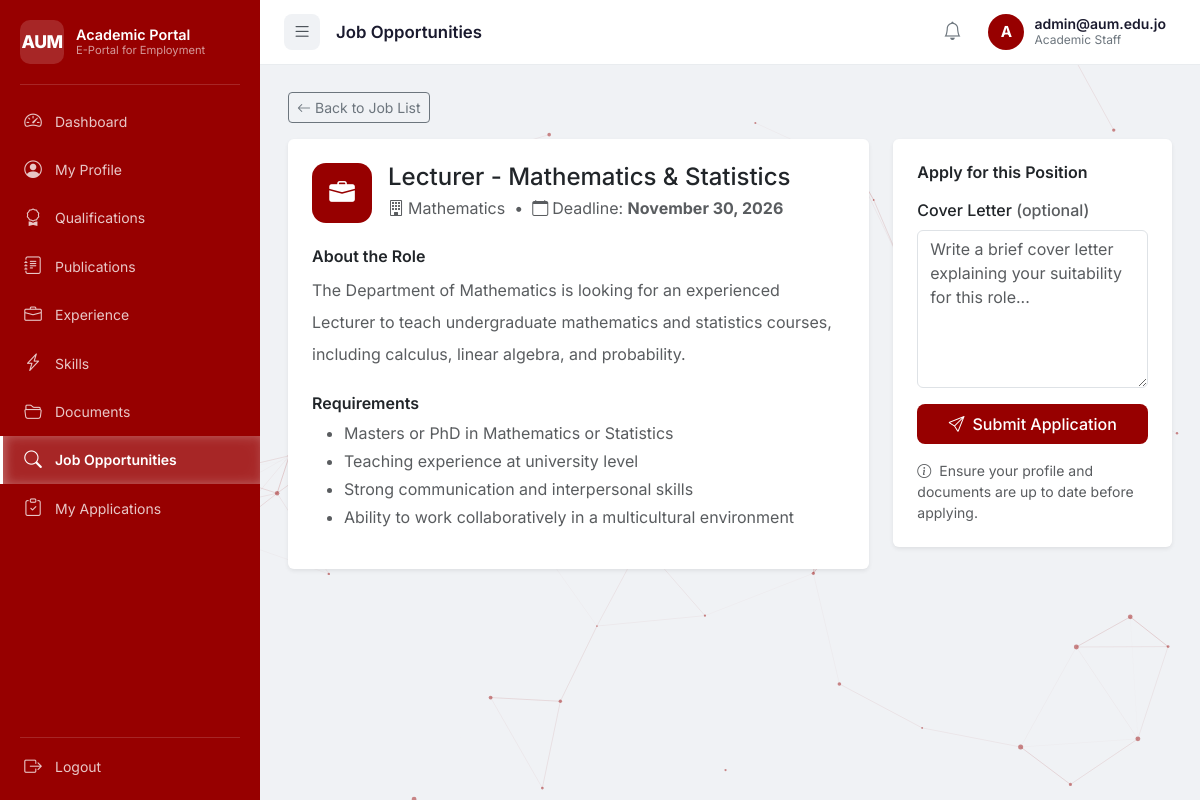
The page /staff/jobs.php?id=2 (signed in) on the database its author committed.
### tables this page shows
CREATE TABLE IF NOT EXISTS users (
    id          INT AUTO_INCREMENT PRIMARY KEY,
    email       VARCHAR(255) NOT NULL UNIQUE,
    password    VARCHAR(255) NOT NULL,
    role        ENUM('staff','admin') NOT NULL DEFAULT 'staff',
    is_active   TINYINT(1) NOT NULL DEFAULT 1,
    created_at  TIMESTAMP DEFAULT CURRENT_TIMESTAMP,
    updated_at  TIMESTAMP DEFAULT CURRENT_TIMESTAMP ON UPDATE CURRENT_TIMESTAMP
);

CREATE TABLE IF NOT EXISTS jobs (
    id           INT AUTO_INCREMENT PRIMARY KEY,
    title        VARCHAR(200) NOT NULL,
    department   VARCHAR(100) DEFAULT NULL,
    description  TEXT,
    requirements TEXT,
    deadline     DATE DEFAULT NULL,
    status       ENUM('active','closed') NOT NULL DEFAULT 'active',
    created_at   TIMESTAMP DEFAULT CURRENT_TIMESTAMP,
    updated_at   TIMESTAMP DEFAULT CURRENT_TIMESTAMP ON UPDATE CURRENT_TIMESTAMP
);

### includes/auth.php (called while the page is built, shortened)
<?php
function e(string $s): string {
    return htmlspecialchars($s, ENT_QUOTES | ENT_SUBSTITUTE, 'UTF-8');
}

### staff/jobs.php (the view, shortened to what this page needs)
<?php
require_once '../config/db.php';
require_once '../includes/auth.php';
$pageTitle = 'Job Opportunities';
$userId    = getCurrentUserId();
$selectedJob = null;
if (!empty($_GET['id'])) {
    $jid  = (int)$_GET['id'];
    $stmt = $pdo->prepare("SELECT j.*,
                                   (SELECT id FROM applications WHERE user_id=? AND job_id=j.id) AS applied_id
                            FROM jobs j WHERE j.id=?");
    $stmt->execute([$userId, $jid]);
    $selectedJob = $stmt->fetch();
}
?>
<!DOCTYPE html>
<html lang="en">
<?php include '../includes/head.php'; ?>
<body>
<div class="wrapper">
    <?php include '../includes/sidebar.php'; ?>
    <div class="main-content" id="mainContent">
        <?php include '../includes/navbar.php'; ?>
        <div class="content-area">
            <?php if ($selectedJob): ?>
            <div class="mb-3">
                <a href="jobs.php" class="btn btn-outline-secondary btn-sm">
                    <i class="bi bi-arrow-left me-1"></i>Back to Job List
                </a>
            </div>
            <div class="row g-4">
                <div class="col-lg-8">
                    <div class="card border-0 shadow-sm">
                        <div class="card-body p-4">
                            <div class="d-flex align-items-start gap-3 mb-4">
                                <div class="job-detail-icon">
                                    <i class="bi bi-briefcase-fill"></i>
                                </div>
                                <div>
                                    <h4 class="mb-1"><?= e($selectedJob['title']) ?></h4>
                                    <p class="text-muted mb-0">
                                        <i class="bi bi-building me-1"></i><?= e($selectedJob['department'] ?? 'AUM') ?>
                                        <?php if ($selectedJob['deadline']): ?>
                                        &nbsp;&bull;&nbsp;
                                        <i class="bi bi-calendar me-1"></i>Deadline: <strong><?= date('F j, Y', strtotime($selectedJob['deadline'])) ?></strong>
                                        <?php endif; ?>
                                    </p>
                                </div>
                            </div>
                            <h6 class="fw-semibold mb-2">About the Role</h6>
                            <p class="text-muted lh-lg"><?= nl2br(e($selectedJob['description'] ?? '')) ?></p>
                            <?php if (!empty($selectedJob['requirements'])): ?>
                            <h6 class="fw-semibold mb-2 mt-4">Requirements</h6>
                            <ul class="text-muted">
                                <?php foreach (explode("\n", $selectedJob['requirements']) as $req):
                                    $req = trim($req);
                                    if ($req): ?>
                                <li class="mb-1"><?= e($req) ?></li>
                                <?php endif; endforeach; ?>
                            </ul>
                            <?php endif; ?>
                        </div>
                    </div>
                </div>
                <div class="col-lg-4">
                    <div class="card border-0 shadow-sm sticky-top" style="top:80px">
                        <div class="card-body p-4">
                            <?php if ($selectedJob['applied_id']): ?>
                            <div class="text-center py-3">
                                <div class="mb-3" style="font-size:3rem;color:#057a55">
                                    <i class="bi bi-check-circle-fill"></i>
                                </div>
                                <h6>Application Submitted</h6>
                                <p class="text-muted small">You have already applied to this position.</p>
                                <a href="applications.php" class="btn btn-outline-primary btn-sm">
                                    Track Application
                                </a>
                            </div>
                            <?php else: ?>
                            <h6 class="fw-semibold mb-3">Apply for this Position</h6>
                            <form method="POST">
                                <div class="mb-3">
                                    <label class="form-label fw-medium">Cover Letter <span class="text-muted">(optional)</span></label>
                                    <textarea class="form-control" name="cover_letter" rows="6"
                                              placeholder="Write a brief cover letter explaining your suitability for this role..."></textarea>
                                </div>
                                <button type="submit" class="btn btn-primary btn-portal w-100">
                                    <i class="bi bi-send me-2"></i>Submit Application
                                </button>
                            </form>
                            <p class="text-muted small mt-3 mb-0">
                                <i class="bi bi-info-circle me-1"></i>
                                Ensure your profile and documents are up to date before applying.
                            </p>
                            <?php endif; ?>
                        </div>
                    </div>
                </div>
            </div>
            <?php endif;  ?>
        </div>
    </div>
</div>
</body>
</html>

### includes/navbar.php (shortened to what this page needs)
<?php
$_navUserId = getCurrentUserId();
$_navProfile = null;
if (isset($pdo)) {
    $_stmt = $pdo->prepare('SELECT sp.first_name, sp.last_name, sp.department, u.email
                             FROM users u
                             LEFT JOIN staff_profiles sp ON sp.user_id = u.id
                             WHERE u.id = ?');
    $_stmt->execute([$_navUserId]);
    $_navProfile = $_stmt->fetch();
}
$_displayName = trim(($_navProfile['first_name'] ?? '') . ' ' . ($_navProfile['last_name'] ?? ''));
if (empty(trim($_displayName))) $_displayName = $_navProfile['email'] ?? 'Staff Member';
$_deptLabel   = $_navProfile['department'] ?? 'Academic Staff';
$_avatarLetter = strtoupper(substr($_displayName, 0, 1)) ?: 'S';
?>
<nav class="top-navbar" id="topNavbar">
    <div class="navbar-left">
        <button class="sidebar-toggle-btn" id="sidebarToggle" type="button" aria-label="Toggle sidebar">
            <i class="bi bi-list"></i>
        </button>
        <h5 class="page-title mb-0"><?= isset($pageTitle) ? e($pageTitle) : 'Dashboard' ?></h5>
    </div>
    <div class="navbar-right">
        <button class="navbar-icon-btn" type="button" title="Notifications">
            <i class="bi bi-bell"></i>
        </button>
        <div class="dropdown">
            <button class="user-dropdown-btn dropdown-toggle" type="button"
                    data-bs-toggle="dropdown" aria-expanded="false">
                <div class="user-avatar"><?= e($_avatarLetter) ?></div>
                <div class="user-meta d-none d-md-flex">
                    <span class="user-name"><?= e($_displayName) ?></span>
                    <small class="user-dept"><?= e($_deptLabel) ?></small>
                </div>
            </button>
        </div>
    </div>
</nav>

### assets/css/style.css (style rules this page uses)
:root { --primary: #970000; --primary-dark: #6b0000; --primary-light: #c20000; --primary-faint: rgba(151,0,0,.08); --sidebar-w: 260px; --navbar-h: 64px; --radius: 12px; --shadow: 0 2px 12px rgba(0,0,0,.08); --shadow-md: 0 4px 20px rgba(0,0,0,.12); --transition: all .25s ease; --font: 'Inter', system-ui, sans-serif; }
*, *::before, *::after { box-sizing: border-box; }
body { font-family: var(--font); background: #f0f2f5; color: #1a1a2e; overflow-x: hidden; }
a { color: var(--primary); text-decoration: none; }
.btn-primary, .bg-primary { background-color: var(--primary) !important; border-color: var(--primary) !important; }
.btn-portal { background: var(--primary); color: #fff; border: none; border-radius: 8px; font-weight: 500; padding: .5rem 1.25rem; transition: var(--transition); }
.wrapper { display: flex; min-height: 100vh; }
.main-content { margin-left: var(--sidebar-w); flex: 1; min-height: 100vh; display: flex; flex-direction: column; transition: margin-left .3s ease; }
.top-navbar { display: flex; align-items: center; justify-content: space-between; background: #fff; height: var(--navbar-h); padding: 0 24px; position: sticky; top: 0; z-index: 999; box-shadow: 0 1px 0 #e9ecef; }
.navbar-left { display: flex; align-items: center; gap: 16px; }
.navbar-right { display: flex; align-items: center; gap: 8px; }
.page-title { font-size: 1.05rem; font-weight: 600; color: #1a1a2e; }
.sidebar-toggle-btn { width: 36px; height: 36px; border: none; background: #f0f2f5; border-radius: 8px; color: #495057; font-size: 1.2rem; display: flex; align-items: center; justify-content: center; cursor: pointer; transition: var(--transition); }
.navbar-icon-btn { width: 36px; height: 36px; border: none; background: transparent; border-radius: 8px; color: #6c757d; font-size: 1.15rem; display: flex; align-items: center; justify-content: center; cursor: pointer; transition: var(--transition); }
.user-dropdown-btn { display: flex; align-items: center; gap: 10px; border: none; background: transparent; padding: 6px 10px; border-radius: 10px; cursor: pointer; transition: var(--transition); }
.user-dropdown-btn::after { display: none; }
.user-avatar { width: 36px; height: 36px; border-radius: 50%; background: var(--primary); color: #fff; font-weight: 700; font-size: .95rem; display: flex; align-items: center; justify-content: center; flex-shrink: 0; }
.user-meta { display: flex; flex-direction: column; align-items: flex-start; line-height: 1.2; }
.user-name { font-weight: 600; font-size: .875rem; color: #1a1a2e; }
.user-dept { font-size: .75rem; color: #6c757d; }
.content-area { padding: 28px; flex: 1; }
.job-detail-icon { width: 60px; height: 60px; background: var(--primary); border-radius: 14px; display: flex; align-items: center; justify-content: center; font-size: 1.6rem; color: #fff; flex-shrink: 0; }
.scroll-hidden { opacity: 0; transform: translateY(32px); transition: opacity .55s cubic-bezier(.34,1.2,.64,1), transform .55s cubic-bezier(.34,1.2,.64,1); }
.scroll-visible { opacity: 1; transform: translateY(0); }
.wrapper, .auth-wrapper { position: relative; z-index: 1; }
.btn-portal, .btn-primary { position: relative; overflow: hidden; }
.card { transition: box-shadow .28s ease, transform .28s cubic-bezier(.34,1.4,.64,1); }
.content-area { animation: slideUp .5s cubic-bezier(.34,1.2,.64,1) both; }

### rows shown on the page
users: email "A", email "admin@aum.edu.jo"
jobs: title "Lecturer - Mathematics & Statistics", department "Mathematics", deadline "November 30, 2026", description "The Department of Mathematics is looking for an experienced Lecturer to teach undergraduate mathematics and statistics courses, including calculus, linear algebra, and probability.", requirements "Masters or PhD in Mathematics or Statistics", requirements "Teaching experience at university level", requirements "Strong communication and interpersonal skills", requirements "Ability to work collaboratively in a multicultural environment"

### other values the page prints
$item['label'] "Dashboard"
$item['label'] "My Profile"
$item['label'] "Qualifications"
$item['label'] "Publications"
$item['label'] "Experience"
$item['label'] "Skills"
$item['label'] "Documents"
$item['label'] "Job Opportunities"
$item['label'] "My Applications"
$pageTitle "Job Opportunities"
$_deptLabel "Academic Staff"
